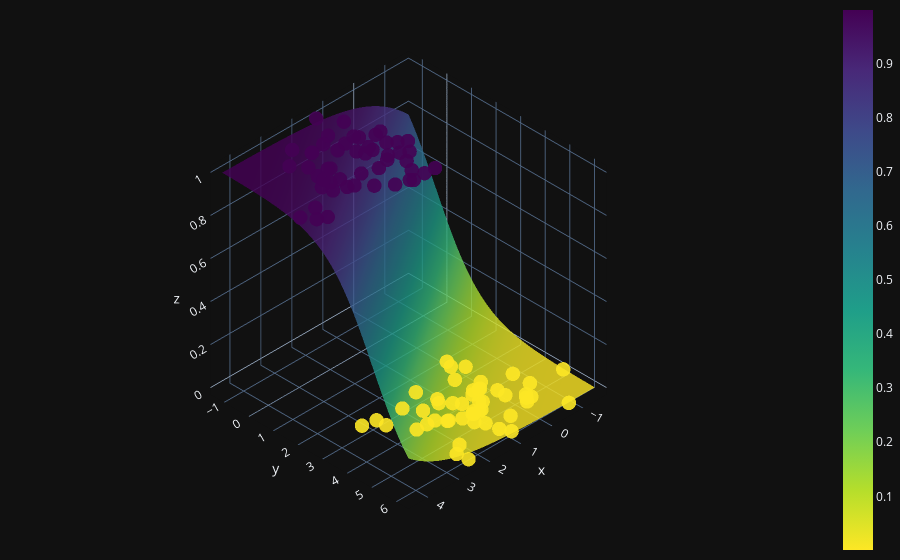

Here is the notebook cell this chart was saved with:
### Code cell
X0 = np.linspace(X[:,0].min(), X[:,0].max(), 100)
X1 = np.linspace(X[:,1].min(), X[:,1].max(), 100)
xx0, xx1 = np.meshgrid(X0, X1)
Z = W[0]*xx0 + W[1]*xx1 + b
A = 1 / (1 + np.exp(-Z))

fig = (go.Figure(data=[go.Surface(z=A, x=xx0, y=xx1, colorscale='Viridis', opacity=0.8, reversescale=True)]))

fig.add_scatter3d(x=X[:,0].flatten(), y=X[:,1].flatten(), z=y.flatten(), mode='markers', marker=dict(size=5, color=y.flatten(), colorscale='Viridis', opacity=0.9, reversescale=True))

fig.update_layout(template='plotly_dark', margin=dict(l=0, r=0, b=0, t=0), title="Frontière de décision")
fig.layout.scene.camera.projection.type = "orthographic"
fig.show()

### Figure 1 — Plotly figure (JSON) as saved in the notebook; plotly's stock layout.template omitted (floating-point values rounded to 4 significant figures; data arrays with more than 128 entries replaced by an {"elided": "..."} marker saying what was removed)
{"data": [{"colorscale": [[0, "#440154"], [0.1111, "#482878"], [0.2222, "#3e4989"], [0.3333, "#31688e"], [0.4444, "#26828e"], [0.5556, "#1f9e89"], [0.6667, "#35b779"], [0.7778, "#6ece58"], [0.8889, "#b5de2b"], [1, "#fde725"]], "opacity": 0.8, "reversescale": true, "type": "surface", "x": {"elided": "100x100 float values"}, "y": {"elided": "100x100 float values"}, "z": {"elided": "100x100 float values"}}, {"marker": {"color": [1, 1, 0, 0, 1, 0, 0, 1, 0, 1, 0, 1, 0, 0, 1, 1, 1, 0, 1, 1, 0, 0, 1, 0, 1, 0, 1, 0, 0, 1, 1, 0, 1, 1, 1, 0, 1, 1, 0, 1, 0, 0, 0, 0, 1, 1, 1, 1, 0, 0, 1, 1, 0, 0, 0, 0, 0, 1, 1, 1, 1, 0, 0, 1, 0, 1, 0, 0, 1, 0, 0, 1, 1, 0, 0, 0, 1, 1, 0, 0, 1, 0, 0, 0, 0, 0, 1, 0, 1, 1, 1, 1, 1, 1, 0, 0, 1, 1, 0, 1], "colorscale": [[0, "#440154"], [0.1111, "#482878"], [0.2222, "#3e4989"], [0.3333, "#31688e"], [0.4444, "#26828e"], [0.5556, "#1f9e89"], [0.6667, "#35b779"], [0.7778, "#6ece58"], [0.8889, "#b5de2b"], [1, "#fde725"]], "opacity": 0.9, "reversescale": true, "size": 5}, "mode": "markers", "type": "scatter3d", "x": [4.219, 0.9078, -0.2765, 0.08848, 3.243, 1.442, 1.022, 3.978, 0.5889, 1.252, 0.6284, 1.686, 1.185, 0.06897, 1.787, 4.438, 3.182, 0.3038, 0.7394, 1.285, 1.131, 0.6647, 1.316, -0.1889, 2.579, 0.8731, 1.311, 0.9868, 1.42, 2.354, 2.432, 1.043, 0.9509, 2.451, 1.62, 2.155, 1.381, 1.987, 2.116, 0.564, -0.07228, 2.509, -0.73, 1.379, 0.8821, 2.222, 2.016, 1.701, -0.6539, 0.5731, 1.957, 0.7624, 2.465, 1.333, 3.246, 1.103, 2.859, 1.6, 2.976, 2.68, 1.419, 1.926, -0.09448, 2.728, 1.12, 1.557, 0.1055, 2.844, 3.155, 1.841, 1.289, 1.642, 3.923, 1.705, 0.1631, 0.3419, 1.021, 2.669, 0.4666, 0.9481, 1.194, 1.154, -0.2942, 1.737, 0.4655, 0.0808, 3.003, 2.207, 1.361, 2.632, 2.827, 2.912, 1.142, 1.055, 2.47, -1.577, 1.412, 3.005, -0.6376, 0.8298], "y": [2.234, 0.4598, 5.081, 2.323, 1.215, 2.768, 4.117, 2.378, 4.001, 0.2081, 4.46, 0.6583, 5.28, 4.356, 1.7, 1.842, -0.1823, 3.944, 0.4361, 1.437, 4.682, 4.36, 2.441, 5.205, 0.7261, 4.714, 0.07123, 6.09, 4.637, 2.224, -0.2017, 4.606, 0.9498, -0.1954, 2.747, 4.124, 0.9295, 2.611, 3.069, 1.337, 2.884, 5.773, 6.255, 3.619, 2.841, 1.533, -0.2704, -0.4773, 4.767, 5.526, 0.2342, 1.165, 6.2, 5.01, 2.849, 4.706, 2.956, 0.9151, 1.216, -0.7044, 1.574, 4.152, 5.358, 1.305, 5.758, 2.827, 3.725, 3.327, 1.553, 3.562, 3.45, 0.1502, 1.804, 4.433, 2.578, 3.941, 1.579, 1.82, 3.866, 4.732, 2.808, 3.902, 5.273, 4.425, 3.123, 4.691, 0.7427, 5.506, 0.748, 0.6894, 1.721, 0.2466, 2.015, -0.6471, 4.099, 4.957, -1.326, 0.9852, 4.091, 1.742], "z": [1, 1, 0, 0, 1, 0, 0, 1, 0, 1, 0, 1, 0, 0, 1, 1, 1, 0, 1, 1, 0, 0, 1, 0, 1, 0, 1, 0, 0, 1, 1, 0, 1, 1, 1, 0, 1, 1, 0, 1, 0, 0, 0, 0, 1, 1, 1, 1, 0, 0, 1, 1, 0, 0, 0, 0, 0, 1, 1, 1, 1, 0, 0, 1, 0, 1, 0, 0, 1, 0, 0, 1, 1, 0, 0, 0, 1, 1, 0, 0, 1, 0, 0, 0, 0, 0, 1, 0, 1, 1, 1, 1, 1, 1, 0, 0, 1, 1, 0, 1]}], "layout": {"margin": {"b": 0, "l": 0, "r": 0, "t": 0}, "scene": {"camera": {"projection": {"type": "orthographic"}}}, "title": {"text": "Frontière de décision"}}}
